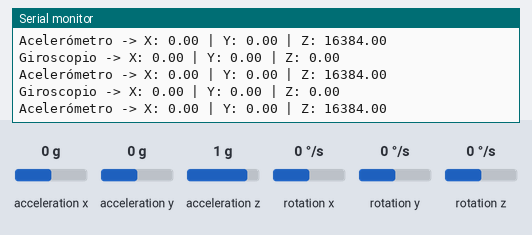
A sketch run on a simulated Arduino Uno, built with avr-gcc and run on an emulated ATmega328P. On the bench: the last lines printed to the serial monitor. The inputs (shaded band) are chosen by the test bench; at power-on: acceleration x 0 g, acceleration y 0 g, acceleration z 1 g, rotation x 0 °/s, rotation y 0 °/s, rotation z 0 °/s.

Above: at 1.2 s.
1.3 s: acceleration x set to -1.4 g
At 1.9 s:
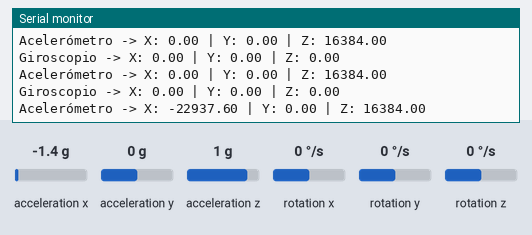
2.8 s: acceleration y set to -1.4 g
At 3.5 s:
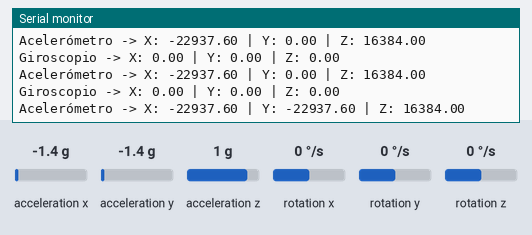
4.3 s: acceleration z set to -1.4 g
At 5.0 s:
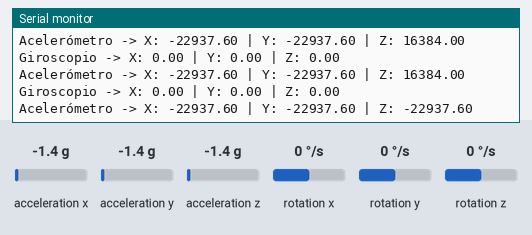
5.8 s: rotation x set to -192 °/s
At 6.5 s:
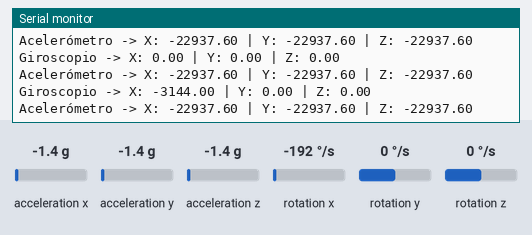
7.3 s: rotation y set to -192 °/s
At 8.0 s:
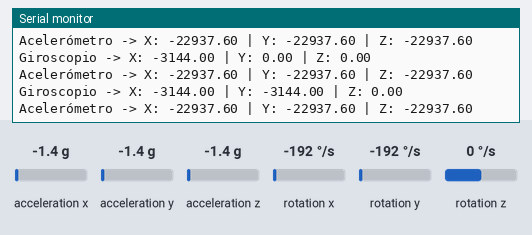

The sketch:

giroscopio.ino
```cpp
#include <Wire.h>
#include <MPU6050.h>

MPU6050 mpu;

void setup() {
    Serial.begin(115200);
    Wire.begin();

    Serial.println("\nPrueba de Giroscopio HW-123 (MPU6050)");
    Serial.println("--------------------------------------");

    if (!mpu.begin(MPU6050_SCALE_2000DPS, MPU6050_RANGE_2G)) {
        Serial.println("Error al inicializar el MPU6050");
        while (1);
    }

    Serial.println("MPU6050 listo!");
}

void loop() {
    Vector gyro = mpu.readRawGyro();
    Vector accel = mpu.readRawAccel();

    Serial.print("Giroscopio -> X: ");
    Serial.print(gyro.XAxis);
    Serial.print(" | Y: ");
    Serial.print(gyro.YAxis);
    Serial.print(" | Z: ");
    Serial.println(gyro.ZAxis);

    Serial.print("Acelerómetro -> X: ");
    Serial.print(accel.XAxis);
    Serial.print(" | Y: ");
    Serial.print(accel.YAxis);
    Serial.print(" | Z: ");
    Serial.println(accel.ZAxis);

    delay(500);
}
```

Measured:
- after the input at 1.3 s, the serial monitor: prints a new line after 0.23 s (image 1)
- after the input at 2.8 s, the serial monitor: prints a new line after 0.25 s (image 2)
- after the input at 4.3 s, the serial monitor: prints a new line after 0.28 s (image 3)
- after the input at 5.8 s, the serial monitor: prints a new line after 0.29 s (image 4)
- after the input at 7.3 s, the serial monitor: prints a new line after 0.32 s (image 5)
